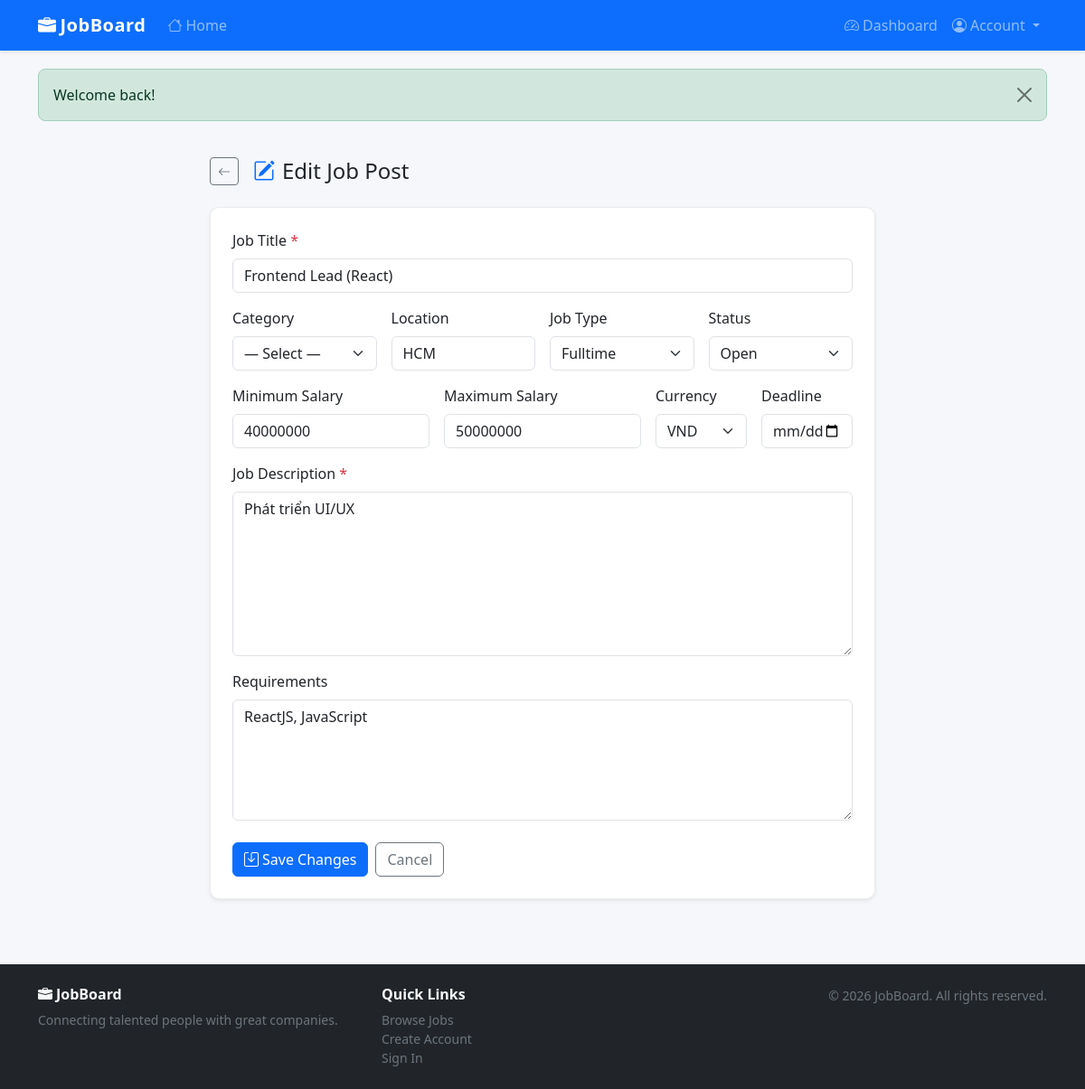
/employer/edit_post.php?id=2 (signed in), run on the app's committed database.
### tables this page shows
CREATE TABLE `job_posts` (
  `id`           int(10) UNSIGNED NOT NULL AUTO_INCREMENT,
  `employer_id`  int(10) UNSIGNED NOT NULL,
  `title`        varchar(200)     NOT NULL,
  `description`  text             NOT NULL,
  `requirements` text             DEFAULT NULL,
  `salary`       varchar(100)     DEFAULT NULL COMMENT 'DEPRECATED — use salary_min/salary_max',
  `salary_min`   bigint(20)       DEFAULT NULL,
  `salary_max`   bigint(20)       DEFAULT NULL,
  `currency`     enum('VND','USD','EUR') NOT NULL DEFAULT 'VND',
  `end_date`     date             DEFAULT NULL COMMENT 'Application deadline',
  `recruit_type` enum('fulltime','parttime','online','offline') NOT NULL DEFAULT 'fulltime',
  `location`     varchar(150)     DEFAULT NULL,
  `category`     varchar(100)     DEFAULT NULL,
  `status`       enum('open','closed') NOT NULL DEFAULT 'open',
  `created_at`   datetime         NOT NULL DEFAULT current_timestamp(),
  PRIMARY KEY (`id`),
  KEY `idx_jp_employer`  (`employer_id`),
  KEY `idx_jp_status`    (`status`),
  KEY `idx_jp_created`   (`created_at`),
  KEY `idx_jp_end_date`  (`end_date`),
  CONSTRAINT `fk_jp_employer` FOREIGN KEY (`employer_id`) REFERENCES `employer_profiles` (`id`) ON DELETE CASCADE
);

### employer/edit_post.php (the view, shortened to what this page needs)
<?php
$user  = getCurrentUser();
$epId  = $user['profile_id'];
$jobId = (int)($_GET['id'] ?? 0);
$recruitTypes  = ['fulltime' => 'Fulltime', 'parttime' => 'Parttime', 'online' => 'Online', 'offline' => 'Offline'];
try {
    $pdo = getDB();
    $stmt = $pdo->prepare('SELECT * FROM job_posts WHERE id = ? AND employer_id = ?');
    $stmt->execute([$jobId, $epId]);
    $post = $stmt->fetch();
} catch (PDOException $e) {
    error_log($e->getMessage());
    setFlash('danger', 'Could not load post.');
    header('Location: /website/employer/manage_posts.php');
    exit;
}
require_once __DIR__ . '/../includes/header.php';
?>
<div class="row justify-content-center">
  <div class="col-lg-8">
    <div class="d-flex align-items-center mb-4 gap-3">
      <a href="/website/employer/manage_posts.php" class="btn btn-outline-secondary btn-sm">
        <i class="bi bi-arrow-left"></i>
      </a>
      <h4 class="mb-0"><i class="bi bi-pencil-square me-2 text-primary"></i>Edit Job Post</h4>
    </div>
    <div class="card shadow-sm">
      <div class="card-body p-4">
        <form method="post" novalidate>
          <div class="mb-3">
            <label for="title" class="form-label">Job Title <span class="text-danger">*</span></label>
            <input type="text" class="form-control" id="title" name="title"
                   value="<?= htmlspecialchars($post['title']) ?>" required>
          </div>
          <div class="row g-3 mb-3">
            <div class="col-md-3">
              <label for="category" class="form-label">Category</label>
              <select class="form-select" id="category" name="category">
                <option value="">— Select —</option>
              </select>
            </div>
            <div class="col-md-3">
              <label for="location" class="form-label">Location</label>
              <input type="text" class="form-control" id="location" name="location"
                     value="<?= htmlspecialchars($post['location']) ?>">
            </div>
            <div class="col-md-3">
              <label for="recruit_type" class="form-label">Job Type</label>
              <select class="form-select" id="recruit_type" name="recruit_type">
                <?php foreach ($recruitTypes as $val => $label): ?>
                  <option value="<?= $val ?>"
                    <?= ($post['recruit_type'] ?? 'fulltime') === $val ? 'selected' : '' ?>>
                    <?= $label ?>
                  </option>
                <?php endforeach; ?>
              </select>
            </div>
            <div class="col-md-3">
              <label for="status" class="form-label">Status</label>
              <select class="form-select" id="status" name="status">
                <option value="open"   <?= $post['status'] === 'open'   ? 'selected' : '' ?>>Open</option>
              </select>
            </div>
          </div>
          <div class="row g-3 mb-3">
            <div class="col-md-4">
              <label for="salary_min" class="form-label">Minimum Salary</label>
              <input type="number" class="form-control" id="salary_min" name="salary_min"
                     min="0" step="1" placeholder="e.g. 10000000"
                     value="<?= htmlspecialchars($post['salary_min'] ?? '') ?>">
            </div>
            <div class="col-md-4">
              <label for="salary_max" class="form-label">Maximum Salary</label>
              <input type="number" class="form-control" id="salary_max" name="salary_max"
                     min="0" step="1" placeholder="e.g. 20000000"
                     value="<?= htmlspecialchars($post['salary_max'] ?? '') ?>">
            </div>
            <div class="col-md-2">
              <label for="currency" class="form-label">Currency</label>
              <select class="form-select" id="currency" name="currency">
                <?php foreach (['VND', 'USD', 'EUR'] as $cur): ?>
                  <option value="<?= $cur ?>"
                    <?= ($post['currency'] ?? 'VND') === $cur ? 'selected' : '' ?>>
                    <?= $cur ?>
                  </option>
                <?php endforeach; ?>
              </select>
            </div>
            <div class="col-md-2">
              <label for="end_date" class="form-label">Deadline</label>
              <input type="date" class="form-control" id="end_date" name="end_date"
                     min="<?= date('Y-m-d') ?>"
                     value="<?= htmlspecialchars($post['end_date'] ?? '') ?>">
            </div>
          </div>
          <div class="mb-3">
            <label for="description" class="form-label">
              Job Description <span class="text-danger">*</span>
            </label>
            <textarea class="form-control" id="description" name="description"
                      rows="7" required><?= htmlspecialchars($post['description']) ?></textarea>
          </div>
          <div class="mb-4">
            <label for="requirements" class="form-label">Requirements</label>
            <textarea class="form-control" id="requirements" name="requirements"
                      rows="5"><?= htmlspecialchars($post['requirements']) ?></textarea>
          </div>
          <div class="d-flex gap-2">
            <button type="submit" class="btn btn-primary">
              <i class="bi bi-save me-1"></i>Save Changes
            </button>
            <a href="/website/employer/manage_posts.php" class="btn btn-outline-secondary">Cancel</a>
          </div>
        </form>
      </div>
    </div>
  </div>
</div>
<?php require_once __DIR__ . '/../includes/footer.php'; ?>

### assets/css/style.css (style rules this page uses)
html { scroll-padding-top: 70px; }
body { font-family: 'Segoe UI', system-ui, -apple-system, sans-serif; background-color: #f5f7fa; color: #212529; padding-top: 60px; display: flex; flex-direction: column; min-height: 100vh; }
.card { border: 1px solid rgba(0, 0, 0, .08); border-radius: .625rem; }

### data on the page
job_posts: title "Frontend Lead (React)", location "HCM", recruit_type "Fulltime", status "Open", salary_min "40000000", salary_max "50000000", currency "VND", description "Phát triển UI/UX", requirements "ReactJS, JavaScript"

### other printed values
$flash['msg'] "Welcome back!"
